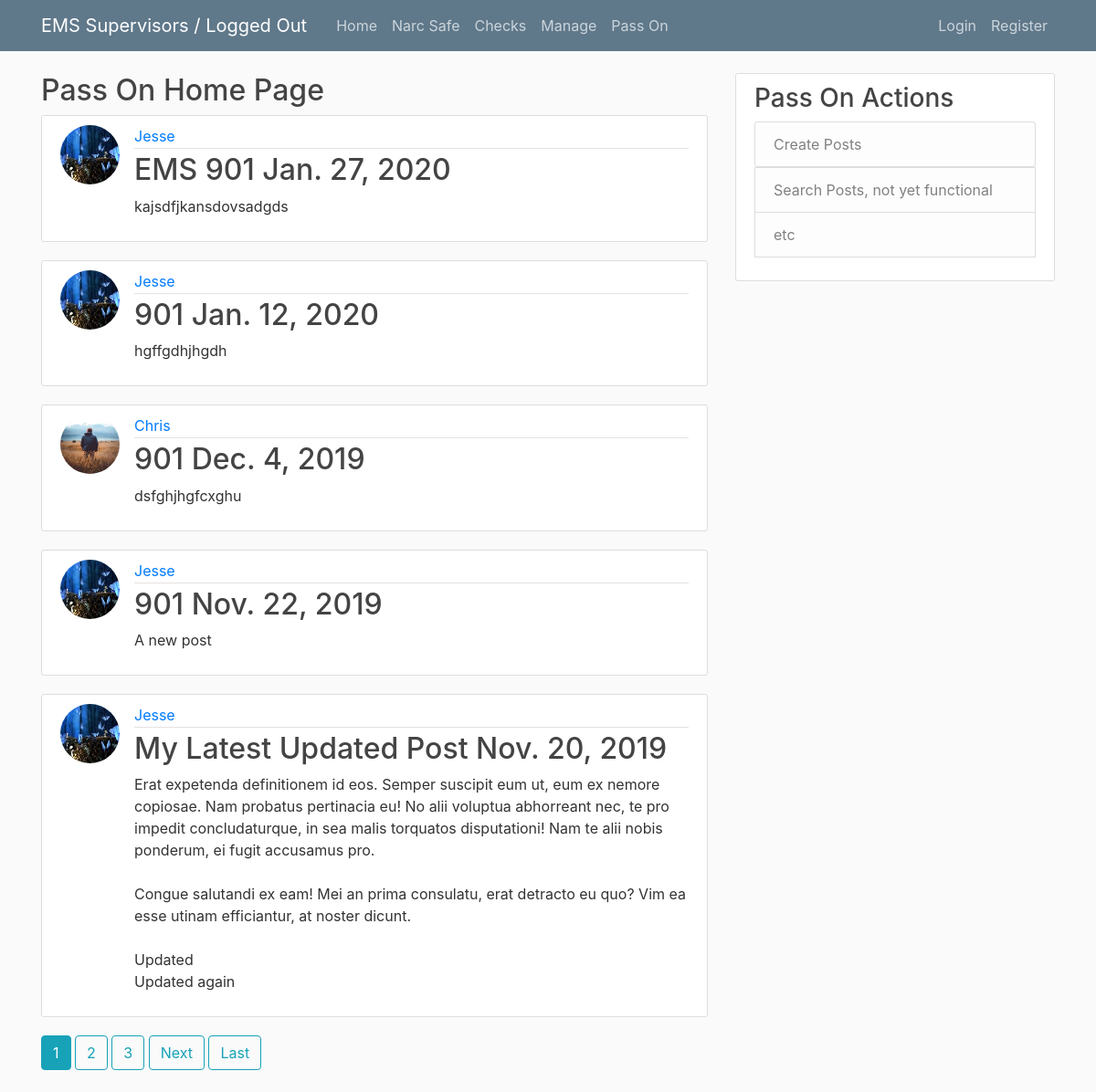
Screenshot of /blog/ with the database file from the repository.
### blog/models.py (models this page shows, shortened)
class Post(models.Model):
    TITLE_CHOICES = (('EMS 901', 'EMS 901'), ('EMS 902', 'EMS 902'))
    title = models.CharField(max_length=100, choices=TITLE_CHOICES)
    content = models.TextField()
    date_posted = models.DateTimeField(auto_now=True)
    author = models.ForeignKey(User, on_delete=models.PROTECT)

### components/models.py (models this page shows, shortened)
class UserProfile(models.Model):
    user = models.OneToOneField(User, on_delete=models.CASCADE)
    image = models.ImageField(default='default.jpg', upload_to='profile_pics')

### blog/views.py (the view)
# urls.py: path('blog/', PostListView.as_view(), name='blog'),
class PostListView(ListView): #Blog Home Page
    model = Post
    template_name = 'blog/blog.html'
    context_object_name = 'posts'
    ordering = ['-date_posted']
    paginate_by = 5

### templates/blog/blog.html (shortened to what this page needs)
{% extends 'blog/blog_base.html' %}
{% block content %}
<div>
    <h2>Pass On Home Page</h2>
    {% for post in posts %}
        <article class="media content-section">
            <img class="rounded-circle article-img" src="{{ post.author.userprofile.image.url }}">
            <div class="media-body">
                <div class="article-metadata">
                <a class="mr-2" href="{% url 'user_posts' post.author.username %}">{{ post.author|title }}</a>
                </div>
                <h2><a class="article-title" href="{% url 'blog_detail' post.id %}">{{ post.title }} {{ post.date_posted|date:"DATE_FORMAT" }}</a></h2>
                <p class="article-content">{{ post.content }}</p>
            </div>
            </article>
    {% endfor %}
    {% if is_paginated %}
        {% for num in page_obj.paginator.page_range %}
            {% if page_obj.number == num %}
                <a class="btn btn-info mb-4" href="?page={{ num }}">{{ num }}</a>
            {% elif num > page_obj.number|add:'-3' and num < page_obj.number|add:'3'%}
                <a class="btn btn-outline-info mb-4" href="?page={{ num }}">{{ num }}</a>
            {% endif %}
        {% endfor %}
        {% if page_obj.has_next %}
        <a class="btn btn-outline-info mb-4" href="?page={{ page_obj.next_page_number }}">Next</a>
        <a class="btn btn-outline-info mb-4" href="?page={{ page_obj.paginator.num_pages }}">Last</a>
    {% endif %}
    {% endif %}
</div>
{% endblock %}

### blog/static/blog/main.css (style rules this page uses)
body { background: #fafafa; color: #333333; margin-top: 5rem; }
h1, h2, h3, h4, h5, h6 { color: #444444; }
.content-section { background: #ffffff; padding: 10px 20px; border: 1px solid #dddddd; border-radius: 3px; margin-bottom: 20px; }
.article-title { color: #444444; }
.article-content { white-space: pre-line; }
.article-img { height: 65px; width: 65px; margin-right: 16px; }
.article-metadata { padding-bottom: 1px; margin-bottom: 4px; border-bottom: 1px solid #e3e3e3 }

### rows the page displays
Post: author.userprofile.image (picture), author "Jesse", title "EMS 901", date_posted "Jan. 27, 2020", content "kajsdfjkansdovsadgds"
Post: author.userprofile.image (picture), author "Jesse", title "901", date_posted "Jan. 12, 2020", content "hgffgdhjhgdh"
Post: author.userprofile.image (placeholder picture), author "Chris", title "901", date_posted "Dec. 4, 2019", content "dsfghjhgfcxghu"
Post: author.userprofile.image (picture), author "Jesse", title "901", date_posted "Nov. 22, 2019", content "A new post"
Post: author.userprofile.image (picture), author "Jesse", title "My Latest Updated Post", date_posted "Nov. 20, 2019", content "Erat expetenda definitionem id eos. Semper suscipit eum ut, eum ex nemore copiosae. Nam probatus pertinacia eu! No alii voluptua abhorreant nec, te pro impedit concludaturque, in sea malis torquatos disputationi! Nam te alii nobis ponderum, ei fugit accusamus pro. Congue salutandi ex eam! Mei an prima consulatu, erat detracto eu quo? Vim ea esse utinam efficiantur, at noster dicunt. Updated Updated again"

### other values shown
{{ num }} "1"
{{ num }} "2" "3"
